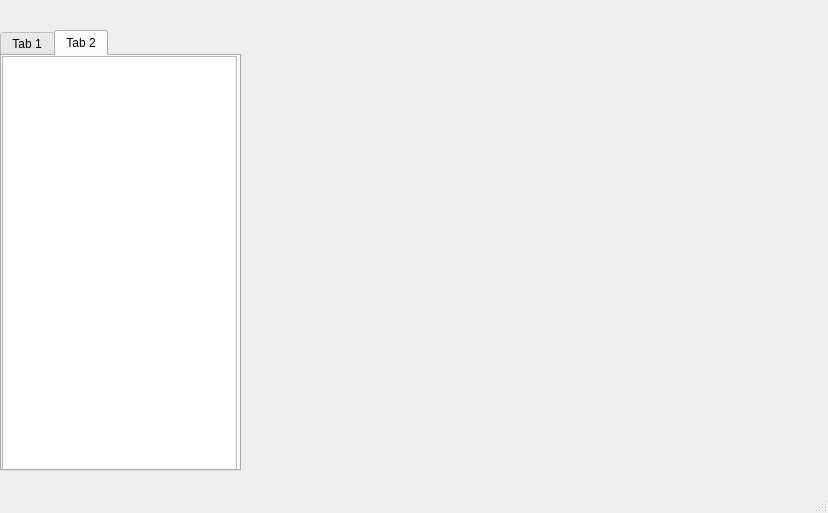
<?xml version="1.0" encoding="UTF-8"?>
<ui version="4.0">
 <class>MainWindow</class>
 <widget class="QMainWindow" name="MainWindow">
  <property name="geometry">
   <rect>
    <x>0</x>
    <y>0</y>
    <width>828</width>
    <height>513</height>
   </rect>
  </property>
  <property name="windowTitle">
   <string>MainWindow</string>
  </property>
  <widget class="QWidget" name="centralwidget">
   <widget class="QTabWidget" name="tabWidget">
    <property name="geometry">
     <rect>
      <x>0</x>
      <y>30</y>
      <width>241</width>
      <height>441</height>
     </rect>
    </property>
    <property name="currentIndex">
     <number>1</number>
    </property>
    <widget class="QWidget" name="tab">
     <attribute name="title">
      <string>Tab 1</string>
     </attribute>
     <widget class="QListWidget" name="listWidget">
      <property name="geometry">
       <rect>
        <x>0</x>
        <y>0</y>
        <width>235</width>
        <height>415</height>
       </rect>
      </property>
     </widget>
    </widget>
    <widget class="QWidget" name="tab_2">
     <attribute name="title">
      <string>Tab 2</string>
     </attribute>
     <widget class="QListWidget" name="listWidget_2">
      <property name="geometry">
       <rect>
        <x>0</x>
        <y>0</y>
        <width>235</width>
        <height>415</height>
       </rect>
      </property>
     </widget>
    </widget>
   </widget>
  </widget>
  <widget class="QMenuBar" name="menubar">
   <property name="geometry">
    <rect>
     <x>0</x>
     <y>0</y>
     <width>828</width>
     <height>21</height>
    </rect>
   </property>
  </widget>
  <widget class="QStatusBar" name="statusbar"/>
 </widget>
 <resources/>
 <connections/>
</ui>
